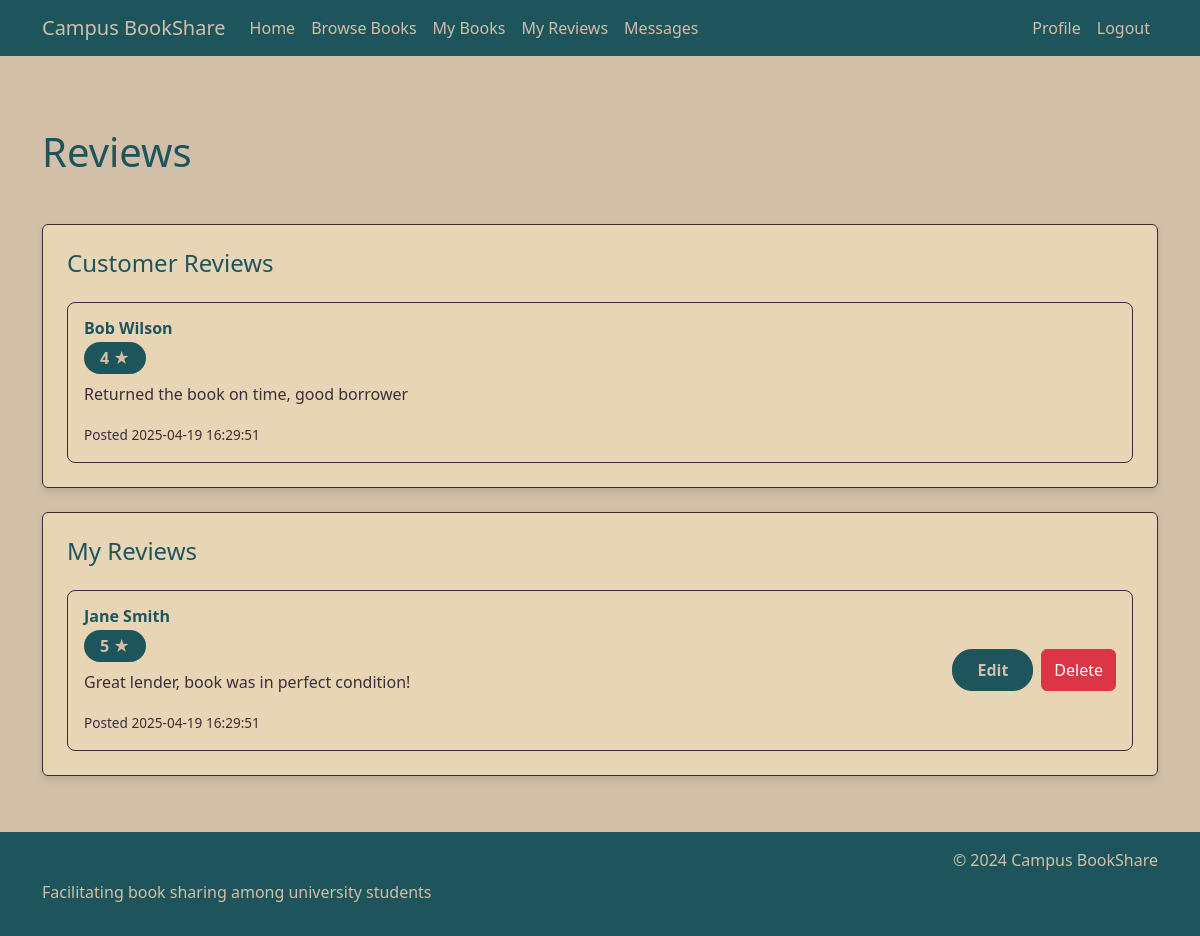
Screenshot of /my_reviews (signed in) with the database file from the repository.
### tables this page shows
CREATE TABLE Reviews (
        review_id INTEGER PRIMARY KEY AUTOINCREMENT,
        user_id INTEGER,
        reviewer_id INTEGER,
        rating INTEGER NOT NULL,
        comment TEXT,
        timestamp TEXT NOT NULL,
        FOREIGN KEY (user_id) REFERENCES Users(user_id),
        FOREIGN KEY (reviewer_id) REFERENCES Users(user_id)
    );

CREATE TABLE Users (
        user_id INTEGER PRIMARY KEY AUTOINCREMENT,
        name TEXT NOT NULL,
        email TEXT NOT NULL UNIQUE,
        password TEXT NOT NULL,
        profile_image TEXT,
        location TEXT
    );

### app.py (the view)
@app.route('/my_reviews')
@login_required
def my_reviews():
    conn = get_db_connection()
    received_reviews = conn.execute('''
        SELECT r.*, u.name as reviewer_name
        FROM Reviews r
        JOIN Users u ON r.reviewer_id = u.user_id
        WHERE r.user_id = ?
        ORDER BY r.review_id DESC
    ''', (session['user_id'],)).fetchall()
    given_reviews = conn.execute('''
        SELECT r.*, u.name as reviewee_name
        FROM Reviews r
        JOIN Users u ON r.user_id = u.user_id
        WHERE r.reviewer_id = ?
        ORDER BY r.review_id DESC
    ''', (session['user_id'],)).fetchall()
    conn.close()
    return render_template('my_reviews.html',
                         received_reviews=received_reviews,
                         given_reviews=given_reviews)

### app.py (called while the page is built)
def get_db_connection():
    conn = sqlite3.connect('database.db')
    conn.row_factory = sqlite3.Row
    return conn

def login_required(f):
    @wraps(f)
    def decorated_function(*args, **kwargs):
        if 'user_id' not in session:
            flash('Please log in to access this page.', 'warning')
            return redirect(url_for('login'))
        return f(*args, **kwargs) # Returns original function if logged in
    return decorated_function

### templates/my_reviews.html (shortened to what this page needs)
{% extends "base.html" %}
{% block content %}
<div class="container py-4 content">
    <div class="row mb-4">
        <div class="col-12">
            <h1 class="mb-4">Reviews</h1>
        </div>
    </div>
    <div class="row">
        <div class="col-12">
            <div class="card">
                <div class="card-body">
                    <h4 class="mb-4">Customer Reviews</h4>
                    {% if received_reviews %}
                    <div class="list-group profile-recent-listings">
                        {% for review in received_reviews %}
                        <div class="list-group-item">
                            <div class="d-flex justify-content-between align-items-center">
                                <div>
                                    <h6 class="book-title">{{ review.reviewer_name }}</h6>
                                    <span class="badge badge-reviews">{{ review.rating }} ★</span>
                                    <p class="book-subtitle mt-2">{{ review.comment }}</p>
                                    <small class="book-date">Posted {{ review.timestamp }}</small>
                                </div>
                            </div>
                        </div>
                        {% endfor %}
                    </div>
                    {% else %}
                    <p class="text-muted">No reviews received yet.</p>
                    {% endif %}
                </div>
            </div>
        </div>
    </div>
    <div class="row mt-4">
        <div class="col-12">
            <div class="card">
                <div class="card-body">
                    <h4 class="mb-4">My Reviews</h4>
                    {% if given_reviews %}
                    <div class="list-group profile-recent-listings">
                        {% for review in given_reviews %}
                        <div class="list-group-item">
                            <div class="d-flex justify-content-between align-items-center">
                                <div>
                                    <h6 class="book-title">{{ review.reviewee_name }}</h6>
                                    <span class="badge badge-reviews">{{ review.rating }} ★</span>
                                    <p class="book-subtitle mt-2">{{ review.comment }}</p>
                                    <small class="book-date">Posted {{ review.timestamp }}</small>
                                </div>
                                <div class="d-flex gap-2">
                                    <a href="{{ url_for('edit_review', review_id=review.review_id) }}" class="btn btn-primary">Edit</a>
                                    <button type="button" class="btn btn-danger" data-bs-toggle="modal" data-bs-target="#deleteModal{{ review.review_id }}">
                                        Delete
                                    </button>
                                </div>
                            </div>
                        </div>
                        {% endfor %}
                    </div>
                    {% else %}
                    <p class="text-muted">No reviews given yet.</p>
                    {% endif %}
                </div>
            </div>
        </div>
    </div>
</div>
{% endblock %}

### static/css/style.css (style rules this page uses)
body { background-color: #D1BFA7; color: #1E555C; min-height: 100vh; display: flex; flex-direction: column; }
.btn-primary { background-color: #1E555C; border-color: #1E555C; color: #D1BFA7; font-weight: 600; padding: 0.5rem 1.5rem; border-radius: 20px; }
.card { background-color: #E8D5B5; border: 1px solid #3A2E39; box-shadow: 0 4px 6px rgba(0, 0, 0, 0.1); }
.card-body { color: #1E555C; padding: 1.5rem; }
.content { flex: 1; padding: 2rem 0; }
h1, h2, h3, h4, h5, h6 { color: #1E555C; }
.badge-reviews { background-color: #3A2E39; color: #D1BFA7; padding: 0.5rem 1rem; font-size: 1rem; border-radius: 0.25rem; }
.book-title { color: #1E555C; font-weight: 600; margin-bottom: 0.5rem; }
.book-subtitle { color: #3A2E39; font-weight: 500; margin-bottom: 1rem; }
.book-date { color: #3A2E39; font-size: 0.85rem; }
.profile-recent-listings .book-title { color: #1E555C; font-weight: 600; margin-bottom: 0.5rem; }
.profile-recent-listings .book-subtitle { color: #3A2E39; font-weight: 500; margin-bottom: 1rem; }
.profile-recent-listings .book-date { color: #3A2E39; font-size: 0.85rem; }
.profile-recent-listings .badge { background-color: #1E555C; color: #D1BFA7; padding: 0.5rem 1rem; font-weight: 600; border-radius: 20px; }
.profile-recent-listings .btn-primary { background-color: #1E555C; border-color: #1E555C; font-weight: 600; padding: 0.5rem 1.5rem; border-radius: 20px; }
.profile-recent-listings { background-color: transparent; border: none; }
.profile-recent-listings .list-group-item { background-color: #E8D5B5; border: 1px solid #3A2E39; margin-bottom: 0.75rem; border-radius: 8px; padding: 1rem; }
.profile-recent-listings .list-group-item:last-child { margin-bottom: 0; }
.profile-recent-listings .book-title { color: #1E555C; font-weight: 600; margin-bottom: 0.25rem; }

### rows the page displays
Reviews: reviewer_name "Bob Wilson", rating "4", comment "Returned the book on time, good borrower", timestamp "2025-04-19 16:29:51"
Reviews: reviewee_name "Jane Smith", rating "5", comment "Great lender, book was in perfect condition!", timestamp "2025-04-19 16:29:51"
